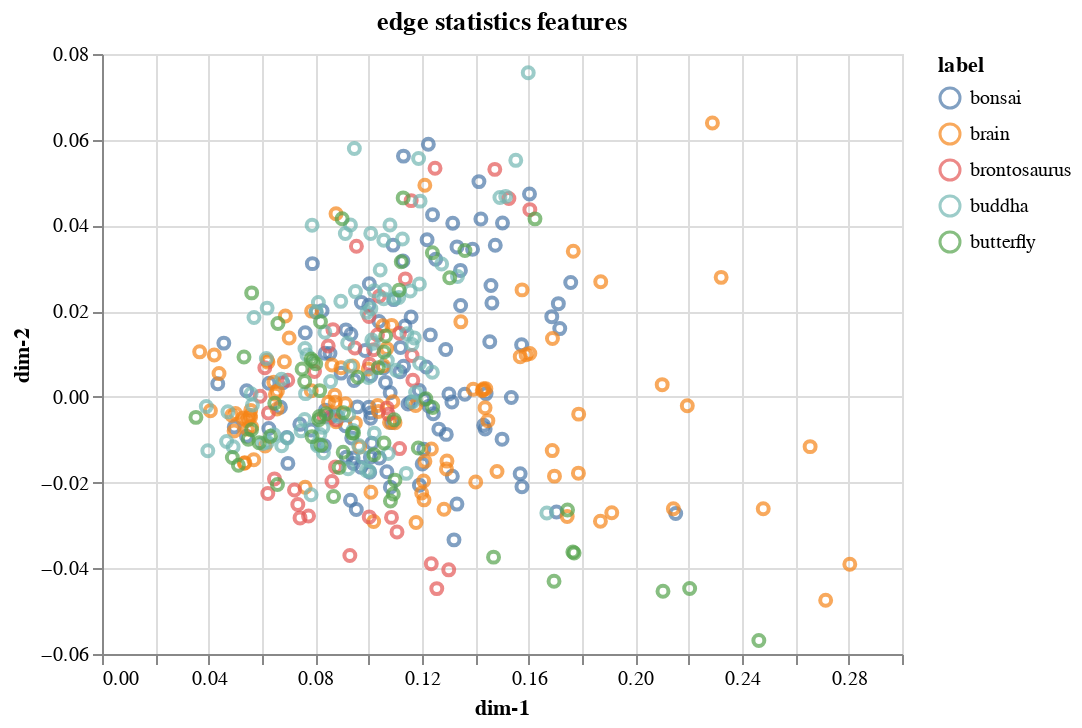

Notebook source saved alongside this figure:
### Code cell
from sklearn import decomposition, manifold

nonhist_feature_indices = [i for i in range(len(feature_names)) if feature_names[i].find('hist') == -1]

print('feature representation shape: ', X[:, nonhist_feature_indices].shape)

reducer = decomposition.TruncatedSVD(n_components=2)
#reducer = manifold.TSNE(n_components=2, random_state=0)
X_proj = reducer.fit_transform(X[:, nonhist_feature_indices])

chart = alt.Chart(pd.DataFrame({
    'dim-1': X_proj[:, 0][600:],
    'dim-2': X_proj[:, 1][600:],
    'label': y[600:],
})).mark_point().encode(
    x='dim-1:Q',
    y='dim-2:Q',
    color='label:N',
).properties(
    title='edge statistics features'
)
chart

### Figure 1 — Vega-Lite specification as saved in the notebook (floating-point values rounded to 4 significant figures; data arrays with more than 128 entries replaced by an {"elided": "..."} marker saying what was removed)
{"config": {"view": {"continuousWidth": 400, "continuousHeight": 300}}, "data": {"name": "data-4d87dcdaa865acce0acb0453a9e0fae1"}, "mark": "point", "encoding": {"color": {"type": "nominal", "field": "label"}, "x": {"type": "quantitative", "field": "dim-1"}, "y": {"type": "quantitative", "field": "dim-2"}}, "title": "edge statistics features", "$schema": "https://vega.github.io/schema/vega-lite/v4.0.2.json", "datasets": {"data-4d87dcdaa865acce0acb0453a9e0fae1": {"elided": "400 records"}}}
